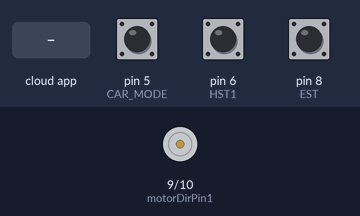
The sketch below on a simulated Arduino Uno, built with avr-gcc and run on an emulated ATmega328P. On the bench: motor-driver pin pairs drawn as motors (green arrow = first pin HIGH = forward, orange = second pin HIGH = backward, longer = more drive, scaled by the enable pin). Inputs (shaded band) come from the test bench; at power-on: pin 5 (CAR_MODE) HIGH, pin 6 (HST1) HIGH, pin 8 (EST) HIGH. The ROS host is connected and sends only what is stated.

Above: at 1.2 s.
1.3 s: the phone or cloud app sets angular_cmd to -100
At 1.6 s:
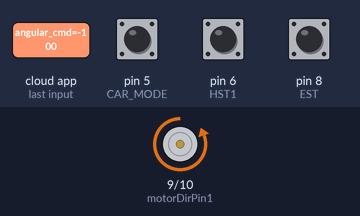
2.8 s: pin 5 (CAR_MODE) pulled LOW for 0.15 s
At 2.89 s:
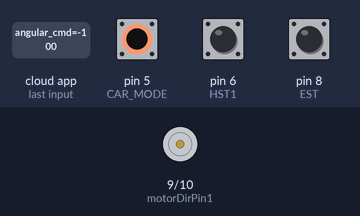
4.4 s: the phone or cloud app sets angular_cmd to 100
At 5.1 s:
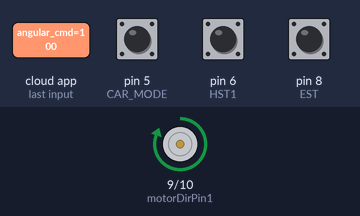
5.9 s: the phone or cloud app sets angular_cmd to 0
At 6.2 s:
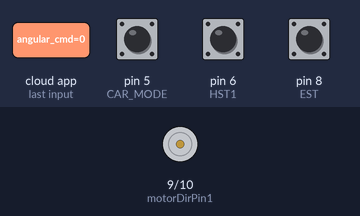
Timing chart, 0 to 8.4 s (numbered marks = the images above; inputs shaded):
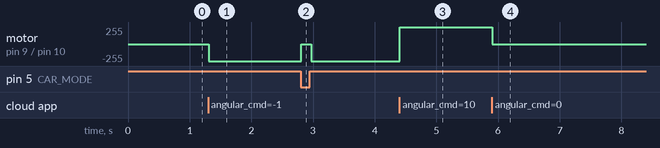

Measured:
- after the input at 1.3 s, motor on pin 9 (motorDirPin1) / pin 10 (motorDirPin2): stopped → backward 255/255 at once
- after the input at 2.8 s, motor on pin 9 (motorDirPin1) / pin 10 (motorDirPin2): backward 255/255 → stopped at once, → backward 255/255 0.16 s later
- after the input at 4.4 s, motor on pin 9 (motorDirPin1) / pin 10 (motorDirPin2): backward 255/255 → forward 255/255 at once
- after the input at 5.9 s, motor on pin 9 (motorDirPin1) / pin 10 (motorDirPin2): forward 255/255 → stopped at once

The sketch:

lat_code.ino
```cpp
#include <micro_ros_arduino.h>
#include <std_msgs/msg/float64.h> // Float32 메시지 타입 임포트
#include <rcl/rcl.h>
#include <rclc/rclc.h>
#include <rclc/executor.h>
#include <std_msgs/msg/bool.h>

// 모터 제어 핀
const int motorDirPin1 = 9;  // W224 IN1
const int motorDirPin2 = 10; // W224 IN2
const int motorPWMPin = 11;  // W224 ENA

// 엔코더 핀
const int encoderPinA = 12;
const int encoderPinB = 13;

volatile long encoderPos = 0; // 엔코더 위치를 저장하는 변수
long errorPos = 0;            // 목표 엔코더 위치

// 엔코더 회전수와 각도 변환 비율
const float ratio = 360.0 / 81.0 / 76.0;

// P 제어 상수
float Kp = 10;     // P 제어 상수
float errorDeg = 0; // 목표 각도

#define CAR_MODE 5 // 자동 모드 핀 정의
bool car_signal = true; // 자동차 신호 변수

#define HST1 6 // 센서 1 핀 정의
bool h_signal_1 = true; // 센서 1 신호 변수
bool h_cnt1 = true;

#define EST 8 // 긴급 정지 센서 핀 정의
bool EST_signal = true; // 긴급 정지 센서 신호 변수

bool state_cnt_on = true; // 상태 카운트 ON 변수
bool state_cnt_off = true; // 상태 카운트 OFF 변수

bool brake = false; // 브레이크 상태 변수

// Micro-ROS 변수들
rcl_subscription_t subscriber;
rcl_subscription_t brake_subscriber;  // 브레이크 상태 구독자 추가
std_msgs__msg__Float64 incoming_msg;  // Float32 메시지 타입으로 변경
std_msgs__msg__Bool brake_msg;        // 브레이크 메시지 타입 추가

rclc_support_t support;
rcl_allocator_t allocator;
rcl_node_t node;
rclc_executor_t executor;

// 콜백 함수
void subscription_callback(const void *msgin) {
    const std_msgs__msg__Float64 *msg = (const std_msgs__msg__Float64 *)msgin; // Float32 메시지 타입으로 변경
    errorDeg = msg->data;
    errorDeg = constrain(errorDeg, -180, 180); // 목표 각도를 ±180도로 제한
    errorPos = errorDeg / ratio;
}

// 브레이크 상태 콜백 함수
void brake_callback(const void *msgin) {
    const std_msgs__msg__Bool *msg = (const std_msgs__msg__Bool *)msgin;
    brake = msg->data;
}

void setup() {
    Serial.begin(115200); // 시리얼 통신 속도 조정 가능
    set_microros_transports();

    // Micro-ROS 초기화
    allocator = rcl_get_default_allocator();
    rclc_support_init(&support, 0, NULL, &allocator);
    rclc_node_init_default(&node, "lat_node", "", &support); // 노드 이름 변경

    // 각도 명령을 받는 구독자 초기화
    rclc_subscription_init_default(
        &subscriber,
        &node,
        ROSIDL_GET_MSG_TYPE_SUPPORT(std_msgs, msg, Float64), // Float32 메시지 타입으로 변경
        "angular_cmd" // 각도 명령 주제
    );

    // 브레이크 상태를 받는 구독자 초기화
    rclc_subscription_init_default(
        &brake_subscriber,
        &node,
        ROSIDL_GET_MSG_TYPE_SUPPORT(std_msgs, msg, Bool), // Bool 메시지 타입
        "stop" // 브레이크 명령 주제 추가
    );

    // Executor 생성 (구독자 2개 추가)
    rclc_executor_init(&executor, &support.context, 2, &allocator);
    rclc_executor_add_subscription(
        &executor,
        &subscriber,
        &incoming_msg,
        &subscription_callback,
        ON_NEW_DATA
    );
    rclc_executor_add_subscription(
        &executor,
        &brake_subscriber,
        &brake_msg,
        &brake_callback,
        ON_NEW_DATA
    );

    // 엔코더 핀 설정 및 인터럽트 초기화
    pinMode(encoderPinA, INPUT_PULLUP);
    attachInterrupt(digitalPinToInterrupt(encoderPinA), doEncoderA, CHANGE);
    pinMode(encoderPinB, INPUT_PULLUP);
    attachInterrupt(digitalPinToInterrupt(encoderPinB), doEncoderB, CHANGE);

    // 모터 핀 설정
    pinMode(motorDirPin1, OUTPUT);
    pinMode(motorDirPin2, OUTPUT);
    pinMode(motorPWMPin, OUTPUT);

    // 기타 핀 설정
    pinMode(CAR_MODE, INPUT_PULLUP);
    pinMode(HST1, INPUT_PULLUP);
    pinMode(EST, INPUT_PULLUP);

    // 목표 위치 초기화
    errorDeg = constrain(errorDeg, -180, 180);
    errorPos = errorDeg / ratio;
}

void loop() {
    // 핀에서 신호를 읽기
    car_signal = digitalRead(CAR_MODE);
    h_signal_1 = digitalRead(HST1);
    EST_signal = digitalRead(EST);

    rclc_executor_spin_some(&executor, RCL_MS_TO_NS(10));

    long currentPos = encoderPos;
    float motorDeg = float(currentPos) * ratio;

    if (car_signal == false) {
        Stop();
        h_cnt1 = true;
    } else if (car_signal == true) {
        long currentPos = encoderPos;
        float motorDeg = float(currentPos) * ratio;
        if ((h_signal_1 == false) || (EST_signal == false) || (brake == true)) {
        if (h_cnt1 == true) {
          h_cnt1 = false;
          Stop();
          }
        } else if ((h_signal_1 == true) && (EST_signal == true) && (h_cnt1 == true) && (brake == false)) {
            float error = errorDeg - 2 * motorDeg;
            float control = Kp * error;
            bool direction = control >= 0;
            doMotor(direction, min(abs(control), 255));
        }
    }
}

void Stop() {
    analogWrite(motorPWMPin, 0);
}

void doEncoderA() {
    encoderPos += (digitalRead(encoderPinA) == digitalRead(encoderPinB)) ? 1 : -1;
}

void doEncoderB() {
    encoderPos += (digitalRead(encoderPinA) == digitalRead(encoderPinB)) ? -1 : 1;
}

void doMotor(bool dir, int vel) {
    digitalWrite(motorDirPin1, dir ? HIGH : LOW);
    digitalWrite(motorDirPin2, dir ? LOW : HIGH);
    analogWrite(motorPWMPin, vel);
}
```
